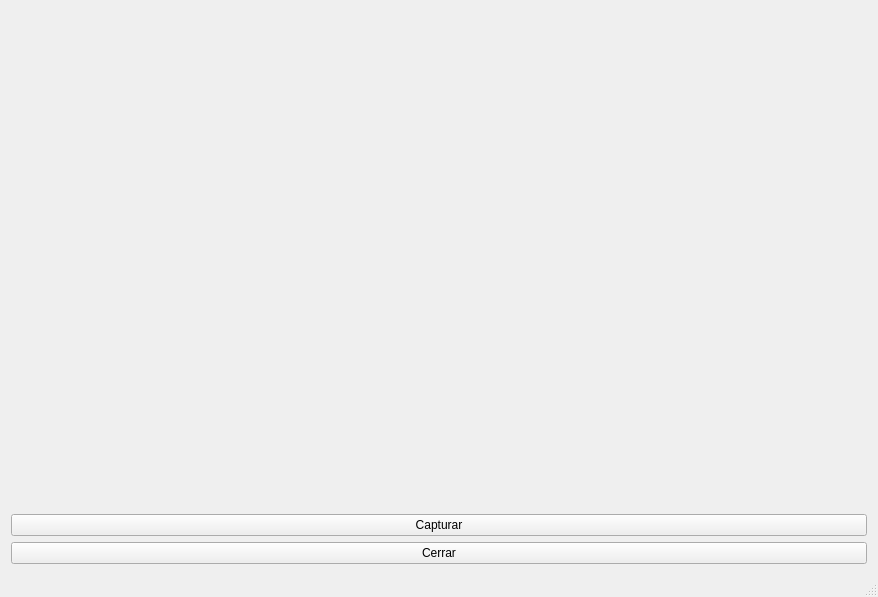
<?xml version="1.0" encoding="UTF-8"?>
<ui version="4.0">
 <class>ImagenPuertoSerial</class>
 <widget class="QMainWindow" name="ImagenPuertoSerial">
  <property name="geometry">
   <rect>
    <x>0</x>
    <y>0</y>
    <width>878</width>
    <height>597</height>
   </rect>
  </property>
  <property name="windowTitle">
   <string>ImagenPuertoSerial</string>
  </property>
  <widget class="QWidget" name="centralWidget">
   <layout class="QVBoxLayout" name="verticalLayout">
    <item>
     <widget class="QLabel" name="lblPic">
      <property name="text">
       <string/>
      </property>
     </widget>
    </item>
    <item>
     <widget class="QPushButton" name="btnCapturar">
      <property name="text">
       <string>Capturar</string>
      </property>
     </widget>
    </item>
    <item>
     <widget class="QPushButton" name="btnCerrar">
      <property name="text">
       <string>Cerrar</string>
      </property>
     </widget>
    </item>
   </layout>
  </widget>
  <widget class="QStatusBar" name="statusBar"/>
 </widget>
 <layoutdefault spacing="6" margin="11"/>
 <resources/>
 <connections/>
</ui>
